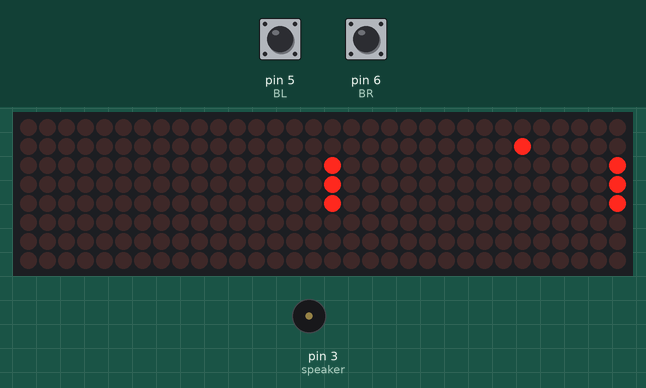
Simulated run of this sketch. Board: Arduino Uno, built with avr-gcc and run on an emulated ATmega328P. Parts: 32×8 LED matrix, buzzer (waves = sounding). The test bench sets the inputs (shaded band); at power-on: pin 5 (BL) HIGH, pin 6 (BR) HIGH. Random numbers use the default seed unless the sketch sets one.

Above: at 1.29 s.
1.3 s: pin 5 (BL) pulled LOW for 0.25 s
At 2.8 s:
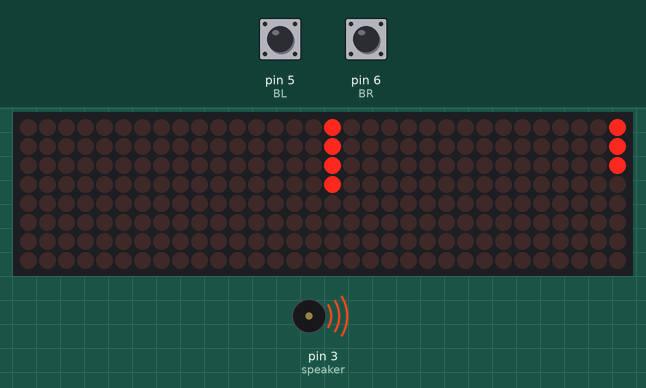
At 5.38 s:
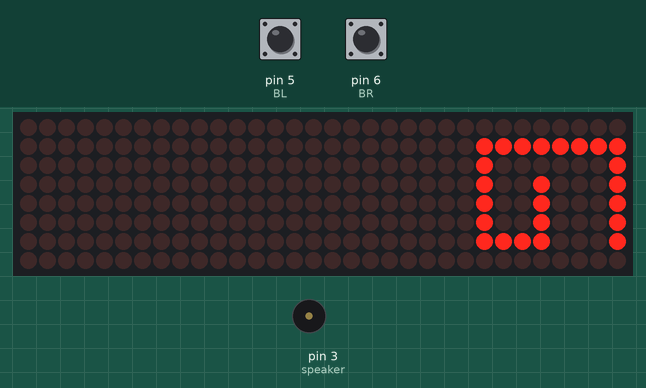
6.1 s: pin 5 (BL) driven LOW
8.5 s: pin 6 (BR) pulled LOW for 3.2 s
At 10.61 s:
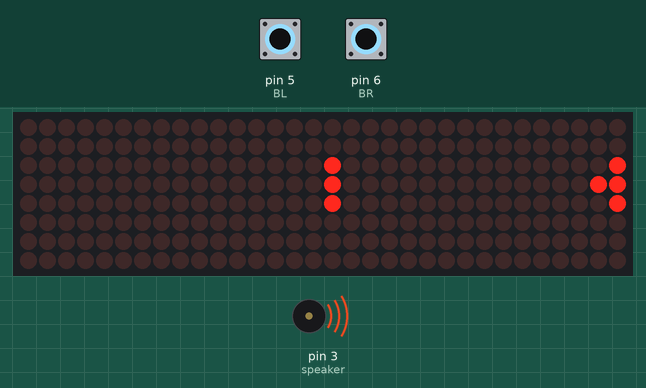
Timing chart, 0 to 21.1 s (numbered marks = the images above; inputs shaded):
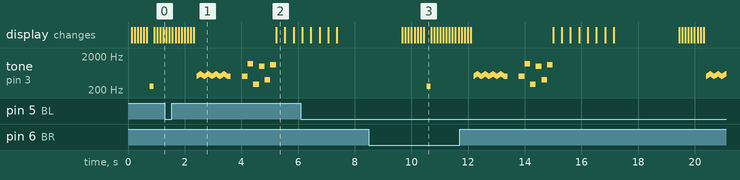

The sketch:

ponggame_Assignment_4.ino
```cpp
#include "LedControl.h"
#define BL 5
#define BR 6
#define speaker 3
#define NOTE_B0  100
#define NOTE_B1  200
#define DO       261.6
#define RE       293.7
#define ME       329.6
#define FA(x) Beep(349.2, x);
#define SO(x) Beep(392.0, x);
#define LA(x) Beep(440.0, x);
#define TE(x) Beep(493.9, x);
#define DDO(x) Beep(523.3, x);
LedControl lc = LedControl(11, 13, 10, 4);

unsigned long delaytime = 100;

struct Vector2i
{
  int x, y;
};

Vector2i plusVector(Vector2i a, Vector2i b)
{
  Vector2i temp;
  temp.x = a.x + b.x;
  temp.y = a.y + b.y;
  return temp;
}

Vector2i pongPos;
Vector2i pongDir;

Vector2i barTopPos;
Vector2i barBotPos;

byte G[] =
{
  B00000000,
  B11111111,
  B10000001,
  B10010001,
  B10010001,
  B10010001,
  B11110001,
  B00000000
};
byte A[] =
{
  B00000000,
  B11111111,
  B00010001,
  B00010001,
  B00010001,
  B00010001,
  B11111111,
  B00000000
};
byte M[] =
{
  B00000000,
  B11111111,
  B00000010,
  B00000100,
  B00000100,
  B00000010,
  B11111111,
  B00000000
};
byte E[] =
{
  B00000000,
  B11111111,
  B10011001,
  B10011001,
  B10011001,
  B10011001,
  B10011001,
  B00000000
};
byte O[] =
{
  B00000000,
  B11111111,
  B10000001,
  B10000001,
  B10000001,
  B10000001,
  B11111111 ,
  B00000000
};
byte V[] =
{
  B00000000,
  B00001111,
  B00110000,
  B11000000,
  B11000000,
  B00110000,
  B00001111 ,
  B00000000
};
byte R[] =
{
  B00000000,
  B11111111,
  B00010001,
  B00010001,
  B00110001,
  B01010001,
  B10001110,
  B00000000
};
void setSprite(byte *sprite)
{
  for (int r = 0; r < 8; r++)
  {
    lc.setRow(0, r, sprite[r]);
  }
}

int i = 0;
int numOfLoop = 0;
int noteDuration = 1000 / 8;
int pauseBetweenNotes = noteDuration * 0.2;
void gameoversound()
{
  for (numOfLoop = 0; numOfLoop < 4; numOfLoop++)
  {
    for (i = 25; i < 30; i++)
    {
      tone(speaker, 20 * i, noteDuration);
      delay(pauseBetweenNotes);
    }
    for (i = 30; i >= 25; i--)
    {
      tone(speaker, 20 * i, noteDuration);
      delay(pauseBetweenNotes);
    }
  }
  delay(500);
  tone(speaker, 500, 200);
  delay(200);
  tone(speaker, 1200, 200);
  delay(200);
  tone(speaker, 300, 200);
  delay(200);
  tone(speaker, 1000, 200);
  delay(200);
  tone(speaker, 400, 200);
  delay(200);
  tone(speaker, 1100, 200);
  delay(200);
}

void setup()
{
  randomSeed(analogRead(A0));
  int devices = lc.getDeviceCount();
  for (int address = 0; address < devices; address++)
  {
    lc.shutdown(address, false);
    lc.setIntensity(address, 8);
    lc.clearDisplay(address);
  }
  pinMode(BL, INPUT_PULLUP);
  pinMode(BR, INPUT_PULLUP);

  pongPos = { 3, 7 };
  pongDir = { 0, 1 };

  barTopPos = { 3, 0 };
  barBotPos = { 3, 15 };
}

void loop()
{
  int left = !digitalRead(BL);
  int right = !digitalRead(BR);
  barTopPos.x -= left;
  barTopPos.x += right;
  barBotPos.x -= left;
  barBotPos.x += right;
  if (barTopPos.x < 1)
  {
    barTopPos.x = 1;
    barBotPos.x = 1;
  }
  if (barTopPos.x > 6)
  {
    barTopPos.x = 6;
    barBotPos.x = 6;
  }

  if ((barTopPos.x - 1 <= pongPos.x && pongPos.x <= barTopPos.x + 1) && (pongPos.y == 1 || pongPos.y == 14))
  {
    tone(speaker, DO);
    delay(150);
    noTone(speaker);
    pongDir.y = -pongDir.y;
    pongDir.x = random(-1, 1);
  }
  if (pongPos.x == 0 || pongPos.x == 7)
  {
    pongDir.x = -pongDir.x;
  }
  pongPos = plusVector(pongPos, pongDir);
  if (pongPos.y < 0 || pongPos.y > 15 )
  {
    //tone(speaker,NOTE_B1);
    //delay(800 );
    //noTone(speaker);
    gameoversound();
    setSprite(G);
    lc.clearDisplay(1);
    delay(300);
    setSprite(A);
    lc.clearDisplay(1);
    delay(300);
    setSprite(M);
    lc.clearDisplay(1);
    delay(300);
    setSprite(E);
    lc.clearDisplay(1);
    delay(300);
    setSprite(O);
    lc.clearDisplay(1);
    delay(300);
    setSprite(V);
    lc.clearDisplay(1);
    delay(300);
    setSprite(E);
    lc.clearDisplay(1);
    delay(300);
    setSprite(R);
    lc.clearDisplay(1);
    delay(300);
    delay(2000);

    pongPos = { 3, 7 };
    pongDir = { 0, 1 };

    barTopPos = { 3, 0 };
    barBotPos = { 3, 15 };
  }

  lc.clearDisplay(0);
  lc.clearDisplay(1);
  lc.setLed(!(pongPos.y / 8), pongPos.x, pongPos.y % 8, true);
  lc.setLed(!(barTopPos.y / 8), barTopPos.x, barTopPos.y % 8, true);
  lc.setLed(!(barTopPos.y / 8), barTopPos.x + 1, barTopPos.y % 8, true);
  lc.setLed(!(barTopPos.y / 8), barTopPos.x - 1, barTopPos.y % 8, true);
  lc.setLed(!(barBotPos.y / 8), barBotPos.x, barBotPos.y % 8, true);
  lc.setLed(!(barBotPos.y / 8), barBotPos.x + 1, barBotPos.y % 8, true);
  lc.setLed(!(barBotPos.y / 8), barBotPos.x - 1, barBotPos.y % 8, true);
  delay(delaytime);
}
// lc.setLed(y / 8, x, y % 8, true);
```

Measured:
- by itself, tone on pin 3 (speaker): plays 261 Hz for 0.15 s, 500 Hz for 0.03 s, 520 Hz for 0.03 s, 540 Hz for 0.03 s, 560 Hz for 0.03 s, 580 Hz for 0.03 s … (74 notes in this stretch)
